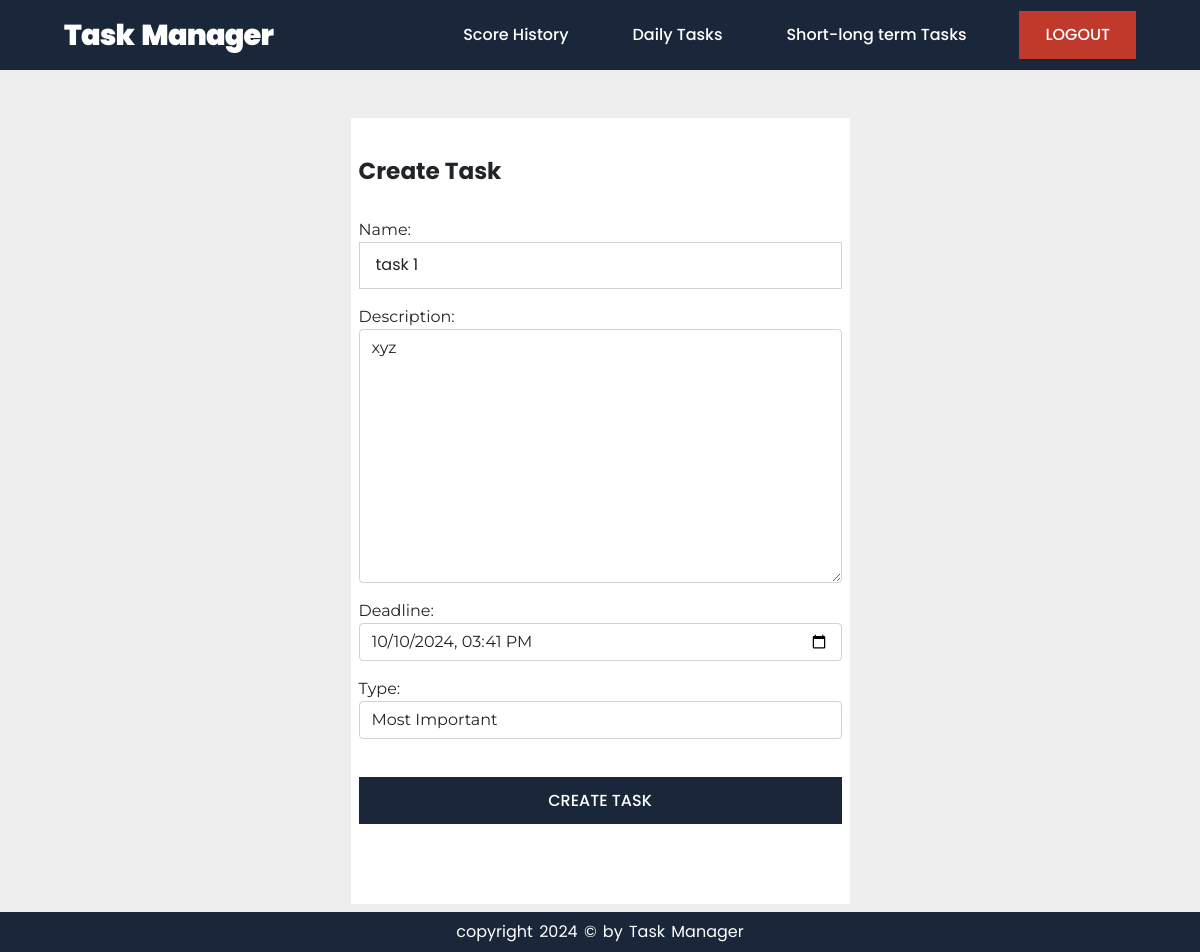
The page /2/update/ (signed in) on the database its author committed.
### task/models.py (models this page shows, shortened)
class Task(models.Model):
    TASK_TYPE_MOST_IMPORTANT = "Most Important"
    TASK_TYPE_CRITICAL = "Critical"
    TASK_TYPE_OTHER = "Other"
    TASK_TYPES = (TASK_TYPE_MOST_IMPORTANT, TASK_TYPE_CRITICAL, TASK_TYPE_OTHER)
    TASK_DUERATION_DAILY = "Daily"
    TASK_DUERATION_LONG_SHORT_TERM = "Long-Short term"
    TASK_DUERATIONS = (TASK_DUERATION_DAILY, TASK_DUERATION_LONG_SHORT_TERM)
    is_completed = models.BooleanField(default=False)
    name = models.CharField(max_length=200)
    description = models.TextField()
    deadline = models.DateTimeField()
    created_by = models.ForeignKey(
        User, on_delete=models.CASCADE, related_name="tasks"
    )
    created_at = models.DateTimeField(auto_now_add=True)
    updated_at = models.DateTimeField(auto_now=True)
    score = models.IntegerField(default=1)
    type = models.CharField(
        max_length=20,
        choices=((i, i) for i in TASK_TYPES),
        default=TASK_TYPE_MOST_IMPORTANT,
    )
    duration = models.CharField(
        max_length=20,
        choices=((i, i) for i in TASK_DUERATIONS),
        default=TASK_DUERATION_LONG_SHORT_TERM,
    )

### task/views.py (the view, shortened to what this page needs)
# urls.py: path("<int:pk>/update/", views.TaskUpdateView.as_view(), name="update"),
class TaskUpdateView(LoginRequiredMixin, View):
    template_name = "task/create-task.html"
    def get(self, request, pk):
        try:
            task = request.user.tasks.get(pk=pk)
        except ObjectDoesNotExist:
            raise Http404
        form = TaskForm(instance=task, request=request)
        return render(request, self.template_name, {"form": form})

### task/forms.py (shortened to what this page needs)
class TaskForm(forms.ModelForm):
    deadline = forms.DateTimeField(
        widget=forms.DateTimeInput(
            format="%Y-%m-%dT%H:%M", attrs={"type": "datetime-local"}
        )
    )
    def __init__(self, *args, **kwargs):
        self.request = kwargs.pop("request")
        super().__init__(*args, **kwargs)
        for field in self.fields.values():
            field.widget.attrs["class"] = "form-control"
    class Meta:
        model = Task
        fields = ["name", "description", "deadline", "type"]

### templates/task/create-task.html (shortened to what this page needs)
{% extends 'base.html' %}
{% block content %}
<section class="main_form">
    <div class="container">
        <div class="row">
              <div class="col-lg-5 col-md-6 col-sm-8 mx-auto">
                  <div class="row form">
                      <form method='POST'>
                          <h3>Create Task</h3>
                          {{form.as_p}}
                          <button type="submit" class="main_btn">CREATE TASK</button>
                      </form>
                  </div>
              </div>
       </div>
    </div>
</section>
{% endblock content %}

### account/static/css/style.css (style rules this page uses)
* { margin: 0; padding: 0; box-sizing: border-box; }
body { font-family: 'Montserrat', sans-serif; scroll-behavior: smooth; }
:root { --primary-color: #3E9D03; --red: #C0392B; --blue: #1A273A; --black: #43A707; --white-color: #FFFFFF; --Relway: 'Raleway', sans-serif; --Poppins: 'Poppins', sans-serif; --Roboto: 'Roboto', sans-serif; }
.row>* { padding-right: calc(var(--bs-gutter-x) * .0); padding-left: calc(var(--bs-gutter-x) * .0); }
.main_form { padding: 3rem 1rem 3rem 1rem; display: flex; justify-content: center; align-items: center; }
.form { padding: 2.5rem .5rem !important; background-color: var(--white-color); box-shadow: 0px 0px 0px 10 rgba(0,0,0,.1) !important; }
.form h3 { font-size: 1.45rem; font-weight: 700; font-family: var(--Poppins); margin-bottom: 2rem; }
input[type='text'], input[type='email'], input[type='password'], input[type='number'] { padding: .66rem 1rem; font-size: 1rem; font-weight: 400; font-family: var(--Poppins); border-radius: 0px !important; }
input[type='text'], input[type='email'], input[type='number']:focus { box-shadow: none !important; outline: none; }
.main_btn { padding: .7rem 1rem; background-color: var(--blue); color: var(--white-color); border: none; outline: none; width: 100%; margin:1.4rem auto 2.5rem auto; font-weight: 500; font-size: 1rem; font-family: var(--Poppins); }

### account/static/css/responsive.css (style rules this page uses)
:root { --primary-color: #3E9D03; --blue: #1A273A; --black: #43A707; --white-color: #FFFFFF; --Relway: 'Raleway', sans-serif; --Poppins: 'Poppins', sans-serif; --Roboto: 'Roboto', sans-serif; }

### account/static/css/table.css (style rules this page uses)
:root { --primary-color: #3E9D03; --blue: #1A273A; --black: #43A707; --white-color: #FFFFFF; --Relway: 'Raleway', sans-serif; --Poppins: 'Poppins', sans-serif; --Roboto: 'Roboto', sans-serif; }

### rows shown on the page
Task: name "task 1", description "xyz", deadline "10/10/2024 15:41", type "Most Important"
